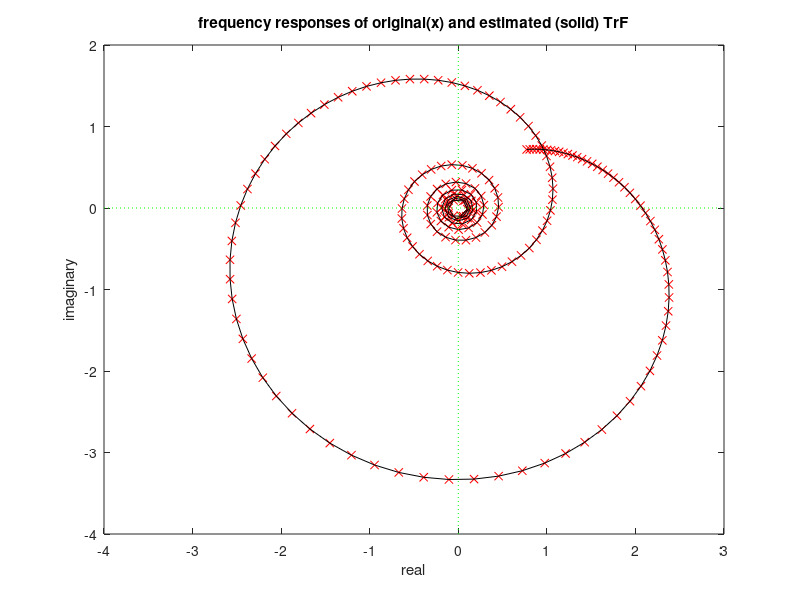
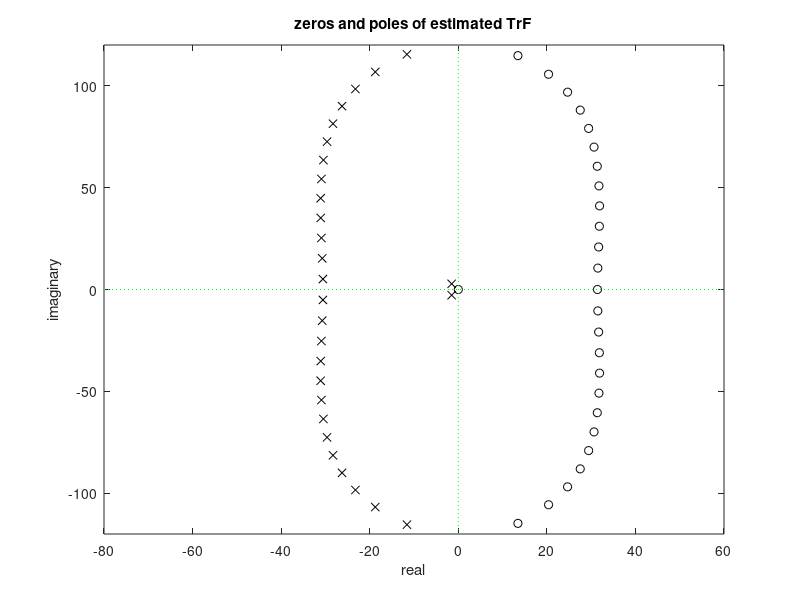

The MATLAB source for these figures, in order:
% Strange model from frequency response of transfer function with delay
%case 2d
Td=0.5; %pure delay in seconds
% continuous time transfer function:
num2Ns=[10 0]; den2Ns=[1 3 10]; %G2(s)=10s/(s^2+3s+10)

%frequency response
wr=logspace(0,2,200); %frequency values for response (rad/s)
H2Ns=freqs(num2Ns,den2Ns,wr); %G2(s) frequency response
H2Nsd=H2Ns.*exp(-j*Td*wr); %adding delay to G2(s)

%using invfreqs to obtain the TrF
na=29; %denominator degree
nb=27; %numerator degree
[num2Es,den2Es]=invfreqs(H2Nsd,wr,nb,na); %TrF computation

H2Es=freqs(num2Es,den2Es,wr); %^G2(s) frequency response

%compare frequency responses of original and estimated TrF
figure(1)
plot(H2Nsd,'xr'); hold on;
plot(H2Es,'k');
x1=-4; x2=3; y1=-4; y2=2;
axis([x1 x2 y1 y2]);
plot([x1 x2],[0 0],':g'); %x axis
plot([0 0],[y1 y2],':g'); %y axis
title('frequency responses of original(x) and estimated (solid) TrF');
xlabel('real'); ylabel('imaginary');

%pole-zero map of ^G2(s)
figure(2)
gz=roots(num2Es); gp=roots(den2Es);
plot(gz,'ok'); hold on; %zeros plot
plot(gp,'xk'); %poles plot
x1=-80; x2=60; y1=-120; y2=120;
axis([x1 x2 y1 y2]);
plot([x1 x2],[0 0],':g'); %x axis
plot([0 0],[y1 y2],':g'); %y axis
title('zeros and poles of estimated TrF');
xlabel('real'); ylabel('imaginary');

num2Ns
num2Es

den2Ns
den2Es
